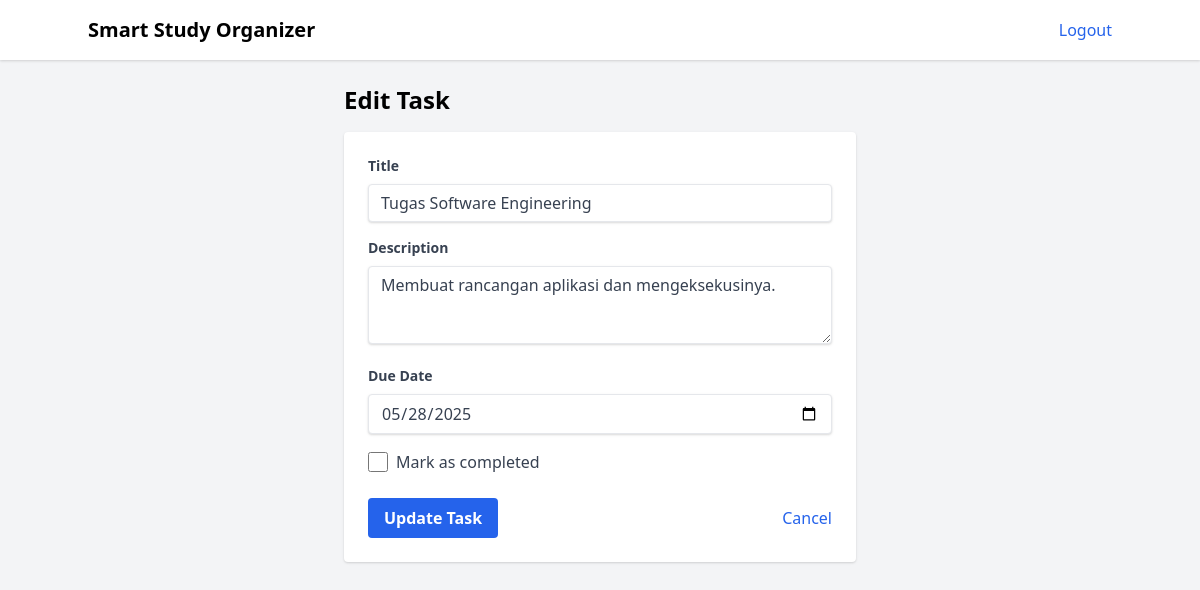
The page /tasks/edit/1 (signed in) on the database its author committed.
### models.py (models this page shows)
class Task(db.Model):
    id = db.Column(db.Integer, primary_key=True)
    title = db.Column(db.String(100), nullable=False)
    description = db.Column(db.Text, nullable=True)
    due_date = db.Column(db.DateTime, nullable=False)
    completed = db.Column(db.Boolean, default=False)
    user_id = db.Column(db.Integer, db.ForeignKey('user.id'), nullable=False)

### blueprints/tasks.py (the view, shortened to what this page needs)
@tasks_bp.route('/tasks/edit/<int:task_id>', methods=['GET', 'POST'])
@login_required
def edit_task(task_id):
    task = Task.query.get_or_404(task_id)
    if task.user_id != current_user.id:
        flash('You do not have permission to edit this task.', 'danger')
        return redirect(url_for('tasks.tasks'))
    return render_template('edit_task.html', task=task)

### extensions.py (called while the page is built)
@login_manager.user_loader
def load_user(user_id):
    from models import User
    return User.query.get(int(user_id))

### templates/edit_task.html (shortened to what this page needs)
<!DOCTYPE html>
<html lang="en">
<head>
    <link href="https://cdn.jsdelivr.net/npm/tailwindcss@2.2.19/dist/tailwind.min.css" rel="stylesheet" />
</head>
<body class="bg-gray-100 min-h-screen">
    <nav class="bg-white shadow p-4">
        <div class="container mx-auto flex justify-between items-center">
            <h1 class="text-xl font-bold">Smart Study Organizer</h1>
            <a href="{{ url_for('auth.logout') }}" class="text-blue-600 hover:underline">Logout</a>
        </div>
    </nav>
    <main class="container mx-auto p-6">
        <div class="max-w-lg mx-auto">
            <h2 class="text-2xl font-semibold mb-4">Edit Task</h2>
            <form method="POST" action="{{ url_for('tasks.edit_task', task_id=task.id) }}" class="bg-white shadow rounded p-6">
                <div class="mb-4">
                    <label class="block text-gray-700 text-sm font-bold mb-2" for="title">
                        Title
                    </label>
                    <input class="shadow appearance-none border rounded w-full py-2 px-3 text-gray-700 leading-tight focus:outline-none focus:shadow-outline"
                           id="title"
                           name="title"
                           type="text"
                           required
                           value="{{ task.title }}"
                           placeholder="Enter task title">
                </div>
                <div class="mb-4">
                    <label class="block text-gray-700 text-sm font-bold mb-2" for="description">
                        Description
                    </label>
                    <textarea class="shadow appearance-none border rounded w-full py-2 px-3 text-gray-700 leading-tight focus:outline-none focus:shadow-outline"
                              id="description"
                              name="description"
                              rows="3"
                              placeholder="Enter task description">{{ task.description }}</textarea>
                </div>
                <div class="mb-4">
                    <label class="block text-gray-700 text-sm font-bold mb-2" for="due_date">
                        Due Date
                    </label>
                    <input class="shadow appearance-none border rounded w-full py-2 px-3 text-gray-700 leading-tight focus:outline-none focus:shadow-outline"
                           id="due_date"
                           name="due_date"
                           type="date"
                           required
                           value="{{ task.due_date.strftime('%Y-%m-%d') }}">
                </div>
                <div class="mb-6">
                    <label class="flex items-center">
                        <input type="checkbox"
                               name="completed"
                               class="form-checkbox h-5 w-5 text-blue-600"
                               {% if task.completed %}checked{% endif %}>
                        <span class="ml-2 text-gray-700">Mark as completed</span>
                    </label>
                </div>
                <div class="flex items-center justify-between">
                    <button class="bg-blue-600 hover:bg-blue-700 text-white font-bold py-2 px-4 rounded focus:outline-none focus:shadow-outline"
                            type="submit">
                        Update Task
                    </button>
                    <a href="{{ url_for('tasks.tasks') }}"
                       class="text-blue-600 hover:underline">
                        Cancel
                    </a>
                </div>
            </form>
        </div>
    </main>
</body>
</html>

### rows shown on the page
Task: title "Tugas Software Engineering", description "Membuat rancangan aplikasi dan mengeksekusinya.", due_date "05/28/2025"
